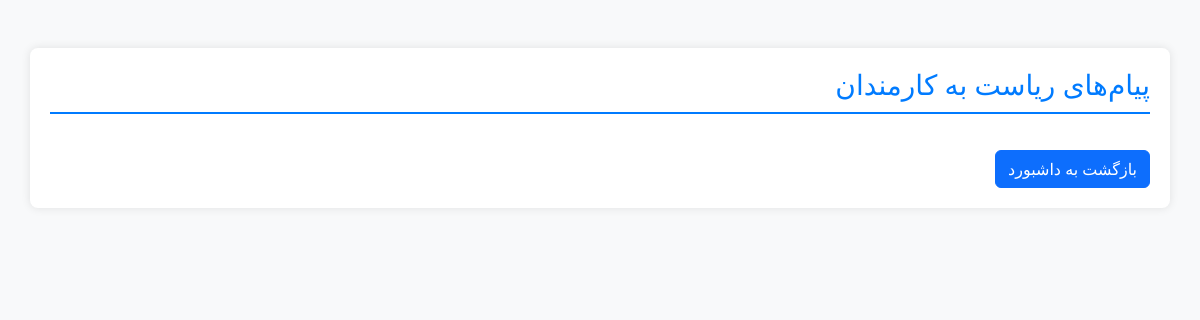
The page /PHP/messages.php on the database as committed earlier.
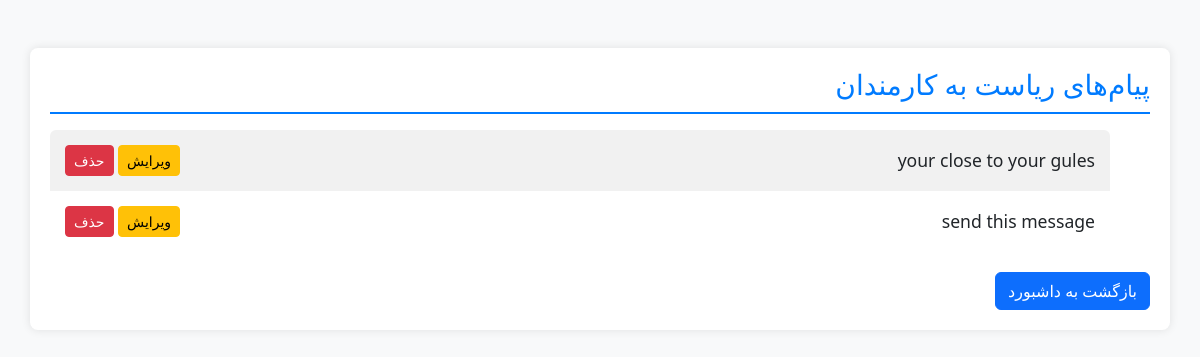
The same page on the database as committed later.
### tables this page shows
CREATE TABLE `messages` (
  `id` int(11) NOT NULL,
  `message` text NOT NULL,
  `date_sent` timestamp NOT NULL DEFAULT current_timestamp()
);

### PHP/messages.php (the view, shortened to what this page needs)
<?php
include 'PHP/ConnectionToDatabase.php';
$sql_messages = "SELECT id, message FROM messages ORDER BY date_sent DESC";
$result_messages = $conn->query($sql_messages);
$messages = [];
if ($result_messages->num_rows > 0) {
    while ($row_message = $result_messages->fetch_assoc()) {
        $messages[] = $row_message;
    }
}
?>
<!DOCTYPE html>
<html lang="fa">
<head>
    <link href="https://cdn.jsdelivr.net/npm/bootstrap@5.3.0-alpha1/dist/css/bootstrap.min.css" rel="stylesheet">
    <link href="https://cdn.jsdelivr.net/npm/bootstrap-icons/font/bootstrap-icons.css" rel="stylesheet">
</head>
<body dir="rtl">
<div class="container mt-5">
    <h3>پیام‌های ریاست به کارمندان</h3>
    <ul class="list-group mt-3">
        <?php foreach ($messages as $msg): ?>
            <li class="list-group-item">
                <span><?php echo htmlspecialchars($msg['message']); ?></span>
                <div>
                    <a href="update_message.php?id=<?php echo $msg['id']; ?>" class="btn btn-warning btn-sm">ویرایش</a>
                    <a href="?delete_id=<?php echo $msg['id']; ?>" class="btn btn-danger btn-sm" onclick="return confirm('آیا مطمئن هستید که می‌خواهید این پیام را حذف کنید؟');">حذف</a>
                </div>
            </li>
        <?php endforeach; ?>
    </ul>
    <a href="index.php" class="btn btn-primary back-button">بازگشت به داشبورد</a>
</div>
</body>
</html>

### PHP/messages.php (style rules this page uses)
body { background-color: #f8f9fa; }
.container { background: #ffffff; border-radius: 8px; box-shadow: 0 0 10px rgba(0, 0, 0, 0.1); padding: 20px; margin-top: 50px; }
h3 { border-bottom: 2px solid #007bff; padding-bottom: 10px; color: #007bff; }
.list-group-item { border: none; padding: 15px; font-size: 1.1rem; display: flex; justify-content: space-between; align-items: center; }
.list-group-item:nth-child(odd) { background-color: #f1f1f1; }
.back-button { margin-top: 20px; }

Rows that differ between the two databases and show on the page:
added messages: message "your close to your gules"
added messages: message "send this message"
